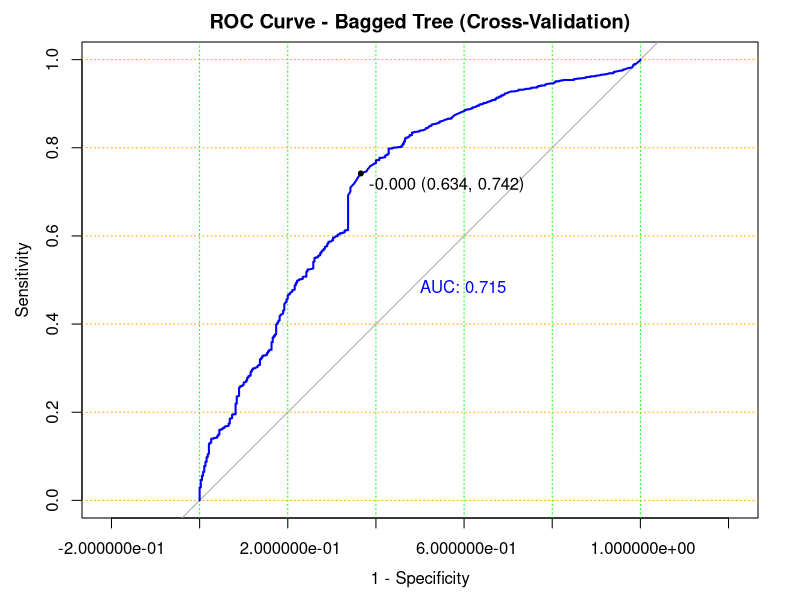

Source code (R):
## ---- chunk 1
library(dplyr)

read.csv('../data/data_kept.csv') %>%
  select(-c(subject_id, X, gender_F, language_.)) -> 
  data
## ---- chunk 2
library(randomForest)

set.seed(123) # Set seed for reproducibility

# Combine X and y into a single dataframe
# data <- cbind(X, y)

# Perform 10-fold cross-validation
num_folds <- 10
folds <- cut(seq(1, nrow(data)), breaks = num_folds, labels = FALSE)

# Create empty vectors to store the predictions and actual values
all_predictions <- vector()
all_actuals <- vector()

for (i in 1:num_folds) {
  # Split the data into training and test sets for the current fold
  train_data <- data[folds != i, ]
  test_data <- data[folds == i, ]
  
  train_X <- as.matrix(train_data[, 2:ncol(test_data)])
  train_y <- train_data[, ncol(train_data)]
  test_X <- as.matrix(test_data[, 2:ncol(test_data)])
  test_y <- test_data[, 1]

  # Train the Bagged Tree model
  bagged_tree <- randomForest(train_X, train_y, ntree = 100)
  
  # Make predictions on the test set
  predictions <- predict(bagged_tree, test_X)
  
  # Append the predictions and actual values to the vectors
  all_predictions <- c(all_predictions, predictions)
  all_actuals <- c(all_actuals, test_y)
}
## ---- chunk 3
# Calculate performance metrics on the entire dataset
confusion_matrix <- table(
  as.numeric(all_actuals), as.numeric(ifelse(all_predictions > 0.5, 1, 0))
)

TP <- confusion_matrix[1, 1]
TN <- confusion_matrix[2, 2]
FP <- confusion_matrix[2, 1]
FN <- confusion_matrix[1, 2]

## Calculate Accuracy
accuracy <- (TP + TN) / (TP + FP + TN + FN)
cat("Accuracy:", accuracy, "\n")

## Calculate Recall
recall <- TP / (TP + FN)
cat("Recall:", recall, "\n")

## Calculate Precision
precision <- TP / (TP + FP)
cat("Precision:", precision, "\n")

## Calculate Specificity
specificity <- TN / (TN + FP)
cat("Specificity:", specificity, "\n")

## Calculate F1 Score
f1_score <- 2 * (precision * recall) / (precision + recall)
cat("F1 Score:", f1_score, "\n")
## ---- chunk 4
library(pROC)
# Calculate ROC curve using the actual values and predictions
roc_obj <- roc(all_actuals, all_predictions)

# Plot the ROC curve
plot(
  roc_obj,
  col = "blue",
  main = "ROC Curve - Bagged Tree (Cross-Validation)",
  legacy.axes = TRUE,
  print.auc = TRUE,
  print.thres = TRUE,
  grid = c(0.2, 0.2),
  grid.col = c("green", "orange")
)
